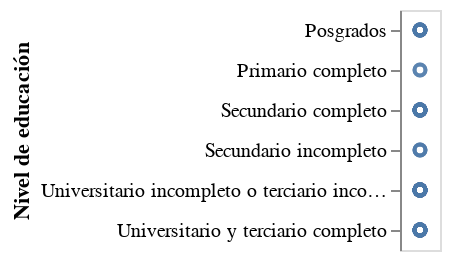

Source (notebook cell):
### Code cell
alt.Chart(df).mark_point()
alt.Chart(df).mark_point().encode(
  y='Nivel de educación',
)

### Figure 1 — Vega-Lite specification as saved in the notebook (floating-point values rounded to 4 significant figures)
{"config": {"view": {"continuousWidth": 400, "continuousHeight": 300}}, "data": {"name": "data-46820e05a3d8bb31cb736cdd1aed4c84"}, "mark": "point", "encoding": {"y": {"field": "Nivel de educación", "type": "nominal"}}, "$schema": "https://vega.github.io/schema/vega-lite/v4.17.0.json", "datasets": {"data-46820e05a3d8bb31cb736cdd1aed4c84": [{"Edad": "Entre 50 y 59 años", "Altura": 1.5, "Peso": 65.0, "BECK ": 3, "STAI.ANSIEDAD": 26, "BULLIT": 52, "IMC": 28.89, "Nivel de educación": "Posgrados"}, {"Edad": "Entre 20 y 29 años", "Altura": 1.65, "Peso": 61.0, "BECK ": 0, "STAI.ANSIEDAD": 26, "BULLIT": 49, "IMC": 22.41, "Nivel de educación": "Universitario y terciario completo"}, {"Edad": "Entre 40 y 49 años", "Altura": 1.52, "Peso": 105.0, "BECK ": 22, "STAI.ANSIEDAD": 29, "BULLIT": 68, "IMC": 45.45, "Nivel de educación": "Universitario incompleto o terciario incompleto"}, {"Edad": "Entre 20 y 29 años", "Altura": 1.6, "Peso": 54.0, "BECK ": 1, "STAI.ANSIEDAD": 26, "BULLIT": 42, "IMC": 21.09, "Nivel de educación": "Posgrados"}, {"Edad": "Entre 40 y 49 años", "Altura": 1.65, "Peso": 64.0, "BECK ": 5, "STAI.ANSIEDAD": 24, "BULLIT": 45, "IMC": 23.51, "Nivel de educación": "Posgrados"}, {"Edad": "Entre 50 y 59 años", "Altura": 1.51, "Peso": 67.0, "BECK ": 2, "STAI.ANSIEDAD": 20, "BULLIT": 51, "IMC": 29.38, "Nivel de educación": "Secundario incompleto"}, {"Edad": "Entre 50 y 59 años", "Altura": 1.74, "Peso": 94.0, "BECK ": 15, "STAI.ANSIEDAD": 25, "BULLIT": 96, "IMC": 31.05, "Nivel de educación": "Universitario y terciario completo"}, {"Edad": "Entre 40 y 49 años", "Altura": 1.54, "Peso": 82.0, "BECK ": 5, "STAI.ANSIEDAD": 26, "BULLIT": 52, "IMC": 34.58, "Nivel de educación": "Universitario incompleto o terciario incompleto"}, {"Edad": "Entre 30 y 39 años", "Altura": 1.6, "Peso": 51.0, "BECK ": 31, "STAI.ANSIEDAD": 34, "BULLIT": 69, "IMC": 19.92, "Nivel de educación": "Universitario incompleto o terciario incompleto"}, {"Edad": "Entre 30 y 39 años", "Altura": 1.6, "Peso": 69.0, "BECK ": 8, "STAI.ANSIEDAD": 31, "BULLIT": 81, "IMC": 26.95, "Nivel de educación": "Posgrados"}, {"Edad": "Entre 50 y 59 años", "Altura": 1.65, "Peso": 66.0, "BECK ": 16, "STAI.ANSIEDAD": 29, "BULLIT": 39, "IMC": 24.24, "Nivel de educación": "Posgrados"}, {"Edad": "Entre 30 y 39 años", "Altura": 1.64, "Peso": 89.0, "BECK ": 22, "STAI.ANSIEDAD": 29, "BULLIT": 91, "IMC": 33.09, "Nivel de educación": "Secundario completo"}, {"Edad": "Entre 50 y 59 años", "Altura": 1.74, "Peso": 59.0, "BECK ": 26, "STAI.ANSIEDAD": 30, "BULLIT": 45, "IMC": 19.49, "Nivel de educación": "Universitario incompleto o terciario incompleto"}, {"Edad": "Entre 40 y 49 años", "Altura": 1.65, "Peso": 80.0, "BECK ": 10, "STAI.ANSIEDAD": 21, "BULLIT": 59, "IMC": 29.38, "Nivel de educación": "Posgrados"}, {"Edad": "Entre 40 y 49 años", "Altura": 1.76, "Peso": 68.0, "BECK ": 0, "STAI.ANSIEDAD": 23, "BULLIT": 40, "IMC": 21.95, "Nivel de educación": "Posgrados"}, {"Edad": "Entre 40 y 49 años", "Altura": 1.7, "Peso": 72.0, "BECK ": 6, "STAI.ANSIEDAD": 25, "BULLIT": 57, "IMC": 24.91, "Nivel de educación": "Universitario y terciario completo"}, {"Edad": "Entre 40 y 49 años", "Altura": 1.6, "Peso": 65.0, "BECK ": 3, "STAI.ANSIEDAD": 27, "BULLIT": 67, "IMC": 25.39, "Nivel de educación": "Secundario completo"}, {"Edad": "Entre 20 y 29 años", "Altura": 1.59, "Peso": 57.0, "BECK ": 6, "STAI.ANSIEDAD": 21, "BULLIT": 58, "IMC": 22.55, "Nivel de educación": "Universitario y terciario completo"}, {"Edad": "Entre 20 y 29 años", "Altura": 1.54, "Peso": 78.0, "BECK ": 11, "STAI.ANSIEDAD": 24, "BULLIT": 57, "IMC": 32.89, "Nivel de educación": "Secundario completo"}, {"Edad": "Entre 30 y 39 años", "Altura": 1.6, "Peso": 68.0, "BECK ": 11, "STAI.ANSIEDAD": 27, "BULLIT": 81, "IMC": 26.56, "Nivel de educación": "Universitario incompleto o terciario incompleto"}, {"Edad": "Entre 20 y 29 años", "Altura": 1.56, "Peso": 70.0, "BECK ": 19, "STAI.ANSIEDAD": 25, "BULLIT": 61, "IMC": 28.76, "Nivel de educación": "Secundario completo"}, {"Edad": "Entre 20 y 29 años", "Altura": 1.63, "Peso": 64.0, "BECK ": 31, "STAI.ANSIEDAD": 28, "BULLIT": 102, "IMC": 24.09, "Nivel de educación": "Secundario completo"}, {"Edad": "Entre 20 y 29 años", "Altura": 1.64, "Peso": 58.0, "BECK ": 3, "STAI.ANSIEDAD": 25, "BULLIT": 44, "IMC": 21.56, "Nivel de educación": "Secundario completo"}, {"Edad": "Entre 40 y 49 años", "Altura": 1.6, "Peso": 86.0, "BECK ": 9, "STAI.ANSIEDAD": 20, "BULLIT": 68, "IMC": 33.59, "Nivel de educación": "Universitario y terciario completo"}, {"Edad": "Entre 40 y 49 años", "Altura": 1.58, "Peso": 57.0, "BECK ": 19, "STAI.ANSIEDAD": 26, "BULLIT": 42, "IMC": 22.83, "Nivel de educación": "Universitario incompleto o terciario incompleto"}, {"Edad": "Entre 50 y 59 años", "Altura": 1.66, "Peso": 56.0, "BECK ": 4, "STAI.ANSIEDAD": 20, "BULLIT": 38, "IMC": 20.32, "Nivel de educación": "Universitario y terciario completo"}, {"Edad": "Entre 30 y 39 años", "Altura": 1.61, "Peso": 65.0, "BECK ": 3, "STAI.ANSIEDAD": 25, "BULLIT": 56, "IMC": 25.08, "Nivel de educación": "Universitario incompleto o terciario incompleto"}, {"Edad": "Entre 50 y 59 años", "Altura": 1.61, "Peso": 71.0, "BECK ": 11, "STAI.ANSIEDAD": 23, "BULLIT": 52, "IMC": 27.39, "Nivel de educación": "Universitario incompleto o terciario incompleto"}, {"Edad": "Entre 50 y 59 años", "Altura": 1.6, "Peso": 75.0, "BECK ": 5, "STAI.ANSIEDAD": 26, "BULLIT": 59, "IMC": 29.3, "Nivel de educación": "Primario completo"}, {"Edad": "Entre 50 y 59 años", "Altura": 1.78, "Peso": 98.0, "BECK ": 33, "STAI.ANSIEDAD": 31, "BULLIT": 92, "IMC": 30.93, "Nivel de educación": "Secundario completo"}, {"Edad": "Entre 40 y 49 años", "Altura": 1.64, "Peso": 65.0, "BECK ": 0, "STAI.ANSIEDAD": 27, "BULLIT": 36, "IMC": 24.17, "Nivel de educación": "Secundario incompleto"}, {"Edad": "Entre 50 y 59 años", "Altura": 1.68, "Peso": 94.0, "BECK ": 10, "STAI.ANSIEDAD": 24, "BULLIT": 80, "IMC": 33.3, "Nivel de educación": "Universitario y terciario completo"}, {"Edad": "Entre 50 y 59 años", "Altura": 1.68, "Peso": 85.0, "BECK ": 24, "STAI.ANSIEDAD": 29, "BULLIT": 71, "IMC": 30.12, "Nivel de educación": "Primario completo"}, {"Edad": "Entre 50 y 59 años", "Altura": 1.69, "Peso": 82.0, "BECK ": 17, "STAI.ANSIEDAD": 29, "BULLIT": 33, "IMC": 28.71, "Nivel de educación": "Universitario y terciario completo"}, {"Edad": "Entre 20 y 29 años", "Altura": 1.6, "Peso": 50.0, "BECK ": 10, "STAI.ANSIEDAD": 25, "BULLIT": 52, "IMC": 19.53, "Nivel de educación": "Universitario y terciario completo"}, {"Edad": "Entre 40 y 49 años", "Altura": 1.55, "Peso": 53.0, "BECK ": 0, "STAI.ANSIEDAD": 19, "BULLIT": 40, "IMC": 22.06, "Nivel de educación": "Universitario y terciario completo"}, {"Edad": "Entre 50 y 59 años", "Altura": 1.78, "Peso": 125.0, "BECK ": 7, "STAI.ANSIEDAD": 23, "BULLIT": 84, "IMC": 39.45, "Nivel de educación": "Secundario completo"}, {"Edad": "Entre 50 y 59 años", "Altura": 1.62, "Peso": 78.5, "BECK ": 3, "STAI.ANSIEDAD": 21, "BULLIT": 47, "IMC": 29.91, "Nivel de educación": "Secundario completo"}, {"Edad": "Entre 50 y 59 años", "Altura": 1.57, "Peso": 64.0, "BECK ": 14, "STAI.ANSIEDAD": 20, "BULLIT": 38, "IMC": 25.96, "Nivel de educación": "Universitario y terciario completo"}, {"Edad": "Entre 30 y 39 años", "Altura": 1.53, "Peso": 69.0, "BECK ": 2, "STAI.ANSIEDAD": 23, "BULLIT": 51, "IMC": 29.48, "Nivel de educación": "Universitario y terciario completo"}, {"Edad": "Entre 40 y 49 años", "Altura": 1.71, "Peso": 98.7, "BECK ": 23, "STAI.ANSIEDAD": 32, "BULLIT": 128, "IMC": 33.75, "Nivel de educación": "Universitario y terciario completo"}, {"Edad": "Entre 20 y 29 años", "Altura": 1.59, "Peso": 48.0, "BECK ": 0, "STAI.ANSIEDAD": 20, "BULLIT": 42, "IMC": 18.99, "Nivel de educación": "Universitario incompleto o terciario incompleto"}, {"Edad": "Entre 20 y 29 años", "Altura": 1.63, "Peso": 54.5, "BECK ": 9, "STAI.ANSIEDAD": 29, "BULLIT": 37, "IMC": 20.51, "Nivel de educación": "Universitario incompleto o terciario incompleto"}, {"Edad": "Entre 20 y 29 años", "Altura": 1.69, "Peso": 76.0, "BECK ": 0, "STAI.ANSIEDAD": 21, "BULLIT": 39, "IMC": 26.61, "Nivel de educación": "Secundario completo"}, {"Edad": "Entre 20 y 29 años", "Altura": 1.6, "Peso": 65.0, "BECK ": 8, "STAI.ANSIEDAD": 24, "BULLIT": 48, "IMC": 25.39, "Nivel de educación": "Secundario completo"}, {"Edad": "Entre 30 y 39 años", "Altura": 1.63, "Peso": 88.0, "BECK ": 6, "STAI.ANSIEDAD": 25, "BULLIT": 51, "IMC": 33.12, "Nivel de educación": "Posgrados"}, {"Edad": "Entre 20 y 29 años", "Altura": 1.44, "Peso": 52.0, "BECK ": 0, "STAI.ANSIEDAD": 27, "BULLIT": 33, "IMC": 25.08, "Nivel de educación": "Universitario incompleto o terciario incompleto"}, {"Edad": "Entre 40 y 49 años", "Altura": 1.63, "Peso": 57.0, "BECK ": 0, "STAI.ANSIEDAD": 21, "BULLIT": 51, "IMC": 21.45, "Nivel de educación": "Universitario y terciario completo"}, {"Edad": "Entre 20 y 29 años", "Altura": 1.68, "Peso": 60.0, "BECK ": 1, "STAI.ANSIEDAD": 23, "BULLIT": 43, "IMC": 21.26, "Nivel de educación": "Universitario incompleto o terciario incompleto"}, {"Edad": "Entre 20 y 29 años", "Altura": 1.6, "Peso": 78.0, "BECK ": 6, "STAI.ANSIEDAD": 20, "BULLIT": 47, "IMC": 30.47, "Nivel de educación": "Universitario incompleto o terciario incompleto"}, {"Edad": "Entre 20 y 29 años", "Altura": 1.58, "Peso": 84.5, "BECK ": 20, "STAI.ANSIEDAD": 25, "BULLIT": 42, "IMC": 33.85, "Nivel de educación": "Secundario completo"}, {"Edad": "Entre 20 y 29 años", "Altura": 1.64, "Peso": 63.0, "BECK ": 16, "STAI.ANSIEDAD": 29, "BULLIT": 53, "IMC": 23.42, "Nivel de educación": "Universitario incompleto o terciario incompleto"}, {"Edad": "Entre 20 y 29 años", "Altura": 1.65, "Peso": 45.0, "BECK ": 8, "STAI.ANSIEDAD": 27, "BULLIT": 43, "IMC": 16.53, "Nivel de educación": "Universitario incompleto o terciario incompleto"}, {"Edad": "Entre 20 y 29 años", "Altura": 1.64, "Peso": 58.0, "BECK ": 14, "STAI.ANSIEDAD": 22, "BULLIT": 55, "IMC": 21.56, "Nivel de educación": "Universitario incompleto o terciario incompleto"}, {"Edad": "Entre 20 y 29 años", "Altura": 1.55, "Peso": 49.0, "BECK ": 3, "STAI.ANSIEDAD": 29, "BULLIT": 54, "IMC": 20.4, "Nivel de educación": "Universitario y terciario completo"}, {"Edad": "Entre 20 y 29 años", "Altura": 1.6, "Peso": 60.0, "BECK ": 1, "STAI.ANSIEDAD": 23, "BULLIT": 37, "IMC": 23.44, "Nivel de educación": "Universitario incompleto o terciario incompleto"}, {"Edad": "Entre 40 y 49 años", "Altura": 1.67, "Peso": 50.0, "BECK ": 6, "STAI.ANSIEDAD": 21, "BULLIT": 55, "IMC": 17.93, "Nivel de educación": "Universitario y terciario completo"}, {"Edad": "Entre 20 y 29 años", "Altura": 1.6, "Peso": 58.0, "BECK ": 7, "STAI.ANSIEDAD": 27, "BULLIT": 48, "IMC": 22.66, "Nivel de educación": "Universitario incompleto o terciario incompleto"}, {"Edad": "Entre 20 y 29 años", "Altura": 1.69, "Peso": 70.0, "BECK ": 8, "STAI.ANSIEDAD": 24, "BULLIT": 75, "IMC": 24.51, "Nivel de educación": "Universitario incompleto o terciario incompleto"}, {"Edad": "Entre 20 y 29 años", "Altura": 1.6, "Peso": 64.0, "BECK ": 8, "STAI.ANSIEDAD": 26, "BULLIT": 44, "IMC": 25.0, "Nivel de educación": "Secundario completo"}, {"Edad": "Entre 20 y 29 años", "Altura": 1.65, "Peso": 80.0, "BECK ": 7, "STAI.ANSIEDAD": 23, "BULLIT": 46, "IMC": 29.38, "Nivel de educación": "Secundario completo"}, {"Edad": "Entre 20 y 29 años", "Altura": 1.73, "Peso": 68.0, "BECK ": 19, "STAI.ANSIEDAD": 34, "BULLIT": 108, "IMC": 22.72, "Nivel de educación": "Universitario incompleto o terciario incompleto"}, {"Edad": "Entre 40 y 49 años", "Altura": 1.74, "Peso": 90.0, "BECK ": 4, "STAI.ANSIEDAD": 22, "BULLIT": 77, "IMC": 29.73, "Nivel de educación": "Universitario incompleto o terciario incompleto"}, {"Edad": "Entre 30 y 39 años", "Altura": 1.7, "Peso": 112.0, "BECK ": 42, "STAI.ANSIEDAD": 29, "BULLIT": 114, "IMC": 38.75, "Nivel de educación": "Universitario incompleto o terciario incompleto"}, {"Edad": "Entre 50 y 59 años", "Altura": 1.53, "Peso": 71.0, "BECK ": 10, "STAI.ANSIEDAD": 27, "BULLIT": 72, "IMC": 30.33, "Nivel de educación": "Universitario y terciario completo"}, {"Edad": "Entre 50 y 59 años", "Altura": 1.59, "Peso": 102.0, "BECK ": 11, "STAI.ANSIEDAD": 20, "BULLIT": 67, "IMC": 40.35, "Nivel de educación": "Universitario y terciario completo"}, {"Edad": "Entre 50 y 59 años", "Altura": 1.63, "Peso": 73.0, "BECK ": 29, "STAI.ANSIEDAD": 23, "BULLIT": 55, "IMC": 27.48, "Nivel de educación": "Universitario incompleto o terciario incompleto"}, {"Edad": "Entre 50 y 59 años", "Altura": 1.63, "Peso": 98.0, "BECK ": 18, "STAI.ANSIEDAD": 30, "BULLIT": 72, "IMC": 36.89, "Nivel de educación": "Secundario incompleto"}, {"Edad": "Entre 20 y 29 años", "Altura": 1.58, "Peso": 56.0, "BECK ": 26, "STAI.ANSIEDAD": 25, "BULLIT": 61, "IMC": 22.43, "Nivel de educación": "Universitario incompleto o terciario incompleto"}, {"Edad": "Entre 40 y 49 años", "Altura": 1.68, "Peso": 80.0, "BECK ": 4, "STAI.ANSIEDAD": 27, "BULLIT": 79, "IMC": 28.34, "Nivel de educación": "Universitario incompleto o terciario incompleto"}, {"Edad": "Entre 20 y 29 años", "Altura": 1.56, "Peso": 50.0, "BECK ": 11, "STAI.ANSIEDAD": 26, "BULLIT": 92, "IMC": 20.55, "Nivel de educación": "Secundario completo"}, {"Edad": "Entre 20 y 29 años", "Altura": 1.62, "Peso": 46.0, "BECK ": 2, "STAI.ANSIEDAD": 22, "BULLIT": 40, "IMC": 17.53, "Nivel de educación": "Universitario incompleto o terciario incompleto"}, {"Edad": "Entre 20 y 29 años", "Altura": 1.64, "Peso": 59.0, "BECK ": 5, "STAI.ANSIEDAD": 27, "BULLIT": 55, "IMC": 21.94, "Nivel de educación": "Universitario incompleto o terciario incompleto"}, {"Edad": "Entre 20 y 29 años", "Altura": 1.62, "Peso": 65.0, "BECK ": 11, "STAI.ANSIEDAD": 24, "BULLIT": 82, "IMC": 24.77, "Nivel de educación": "Universitario y terciario completo"}]}}
